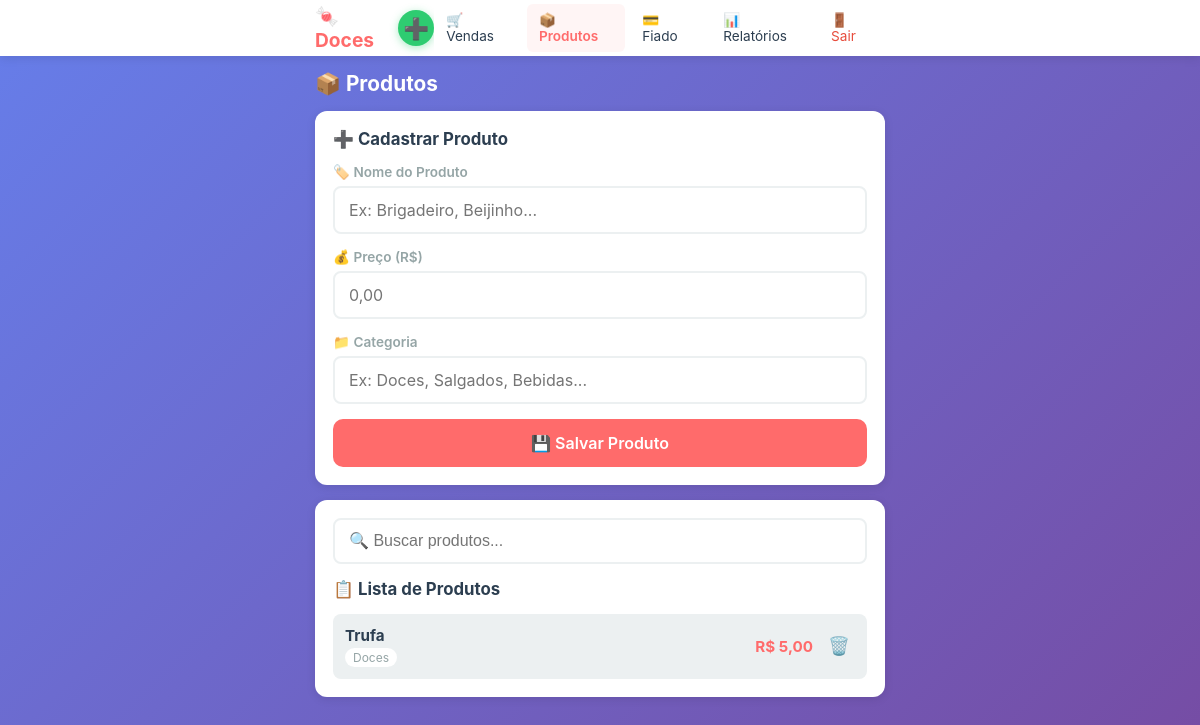
The page /produtos (signed in) on the database as committed earlier.
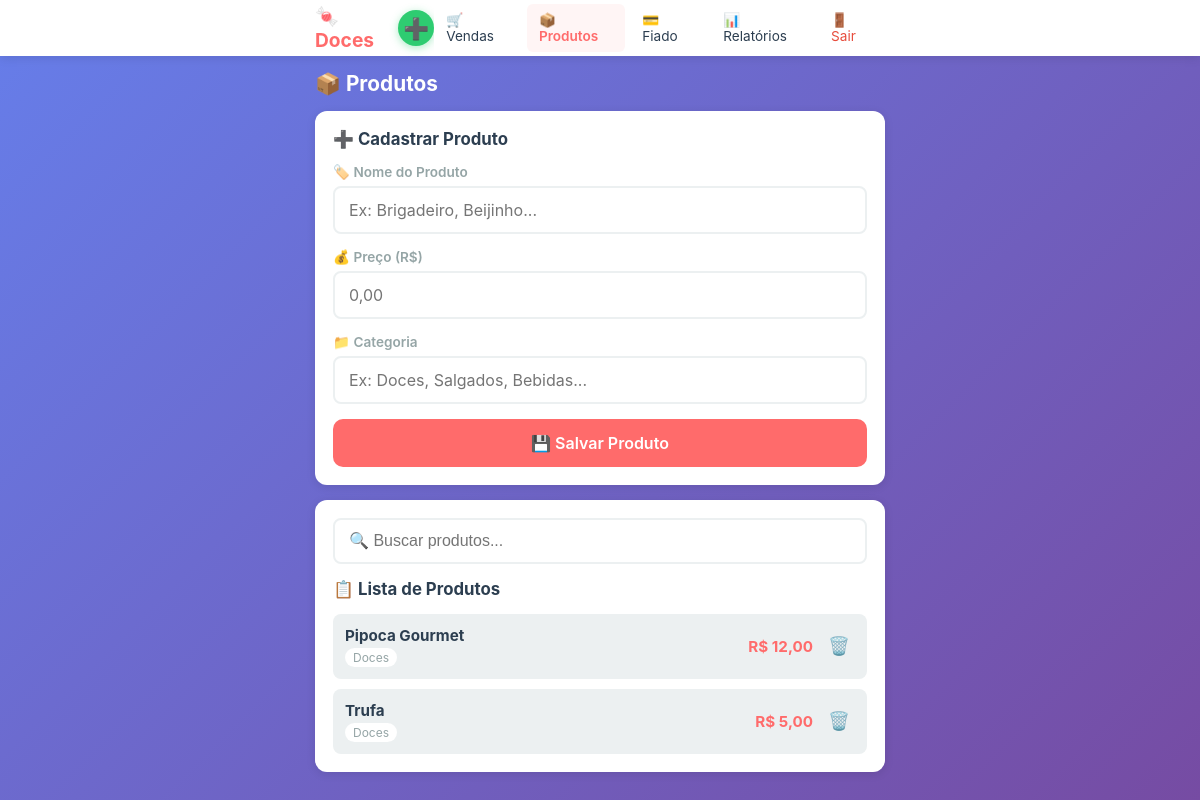
The same page on the database as committed later.
### app.py (models this page shows)
class Produto(db.Model):
    __tablename__ = 'produtos'
    id = db.Column(db.Integer, primary_key=True)
    nome = db.Column(db.String(100), nullable=False)
    preco = db.Column(db.Float, nullable=False)
    categoria = db.Column(db.String(50), default='')
    ativo = db.Column(db.Boolean, default=True)
    created_at = db.Column(db.DateTime, default=agora_brasilia)

### app.py (the view)
@app.route('/produtos')
@login_required
def produtos():
    produtos = Produto.query.order_by(Produto.nome).all()
    return render_template('produtos.html', produtos=produtos)

### app.py (called while the page is built)
def login_required(f):
    @wraps(f)
    def decorated_function(*args, **kwargs):
        if 'logged_in' not in session:
            return redirect(url_for('login'))
        return f(*args, **kwargs)
    return decorated_function

def formatar_br(valor):
    return f"{valor:,.2f}".replace(",", "X").replace(".", ",").replace("X", ".")

@app.template_filter('moeda_br')
def moeda_br_filter(valor):
    return formatar_br(valor)

### templates/produtos.html (shortened to what this page needs)
{% extends "base.html" %}
{% block content %}
<div class="page-header">
    <h2>📦 Produtos</h2>
</div>
<div class="card">
    <h3>➕ Cadastrar Produto</h3>
    <div class="form-group">
        <label>🏷️ Nome do Produto</label>
        <input type="text" id="nomeProduto" placeholder="Ex: Brigadeiro, Beijinho...">
    </div>
    <div class="form-group">
        <label>💰 Preço (R$)</label>
        <input type="text" id="precoProduto" placeholder="0,00" oninput="formatarInputMoeda(this)">
    </div>
    <div class="form-group">
        <label>📁 Categoria</label>
        <input type="text" id="categoriaProduto" placeholder="Ex: Doces, Salgados, Bebidas...">
    </div>
    <button class="btn btn-primary btn-full" onclick="salvarProduto()">💾 Salvar Produto</button>
</div>
<div class="card">
    <div class="busca-container">
        <input type="text" id="buscaProduto" placeholder="🔍 Buscar produtos..." onkeyup="filtrarProdutos()">
    </div>
    <h3>📋 Lista de Produtos</h3>
    <div id="listaProdutos" class="lista-produtos">
        {% for produto in produtos %}
        <div class="produto-item" data-nome="{{ produto.nome.lower() }}">
            <div class="produto-info">
                <strong>{{ produto.nome }}</strong>
                <span class="categoria">{{ produto.categoria }}</span>
            </div>
            <div class="produto-actions">
                <span class="preco">R$ {{ produto.preco|moeda_br }}</span>
                <button class="btn-icon" onclick="excluirProduto({{ produto.id }})">🗑️</button>
            </div>
        </div>
        {% else %}
        <p class="empty">Nenhum produto cadastrado</p>
        {% endfor %}
    </div>
</div>
{% endblock %}

Rows that differ between the two databases and show on the page:
added Produto: nome "Pipoca Gourmet", categoria "Doces", preco|moeda_br "12,00"
